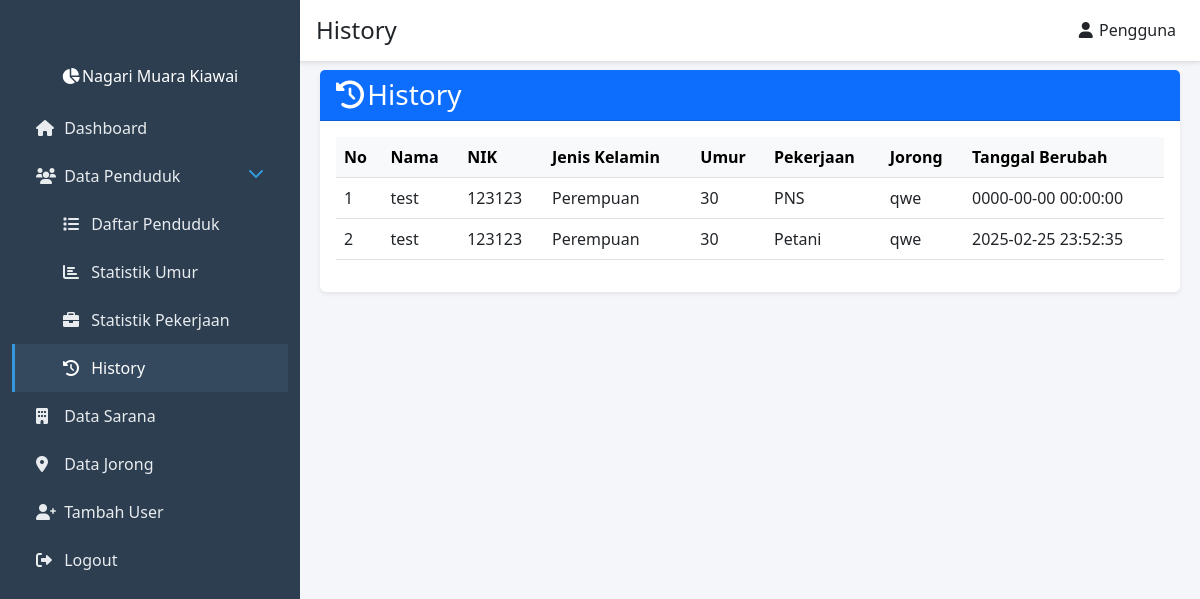
Page /views/penduduk/history.php (signed in) on the committed database.
### tables this page shows
CREATE TABLE `history` (
  `id` int(11) NOT NULL,
  `nama` varchar(100) NOT NULL,
  `nik` varchar(16) NOT NULL,
  `jenis_kelamin` varchar(100) NOT NULL,
  `tempat_lahir` text NOT NULL,
  `tanggal_lahir` date NOT NULL,
  `pekerjaan` varchar(50) NOT NULL,
  `jorong` varchar(50) NOT NULL,
  `created_at` timestamp NOT NULL DEFAULT current_timestamp() ON UPDATE current_timestamp()
);

### models/Penduduk.php (called while the page is built, shortened)
<?php
require_once __DIR__ . '/../config/database.php';
class Penduduk
{
    private $conn;
    public function __construct()
    {
        $database = new Database();
        $this->conn = $database->getConnection();
    }
    public function readHistory()
    {
        $query = "SELECT * FROM history ORDER BY id ASC";
        $stmt = $this->conn->prepare($query);
        $stmt->execute();
        return $stmt->fetchAll(PDO::FETCH_ASSOC);
    }
}

### config/database.php (called while the page is built, shortened)
<?php
class Database {
    private $host = 'localhost';
    private $db_name = 'nagari_muara_kiawai';
    private $username = 'root';
    private $password = '';
    public function getConnection() {
        $this->conn = null;
        try {
            $this->conn = new PDO("mysql:host=" . $this->host . ";dbname=" . $this->db_name,
                                   $this->username,
                                   $this->password);
            $this->conn->setAttribute(PDO::ATTR_ERRMODE, PDO::ERRMODE_EXCEPTION);
        } catch(PDOException $exception) {
            echo "Connection error: " . $exception->getMessage();
        }
        return $this->conn;
    }
}

### views/penduduk/history.php (the view, shortened to what this page needs)
<?php
    require_once __DIR__ . '/../../models/Penduduk.php';
    $pendudukModel = new Penduduk();
    $historyList = $pendudukModel->readHistory();
    $n = 1;
    ?>
    <div class="container-fluid">
        <div class="row">
            <div class="col-12">
                <div class="card shadow-sm border-0">
                    <div class="card-header bg-primary text-white d-flex justify-content-between align-items-center">
                        <h3 class="mb-0">
                            <i class="fas fa-history me-2"></i> History
                        </h3>
                    </div>
                    <div class="card-body">
                        <div class="table-responsive">
                        <table class="table table-hover" id="dataPenduduk">
                            <thead class="table-light">
                                <tr>
                                    <th>No</th>
                                    <th>Nama</th>
                                    <th>NIK</th>
                                    <th>Jenis Kelamin</th>
                                    <th>Umur</th>
                                    <th>Pekerjaan</th>
                                    <th>Jorong</th>
                                    <th>Tanggal Berubah</th>
                                </tr>
                            </thead>
                            <tbody>
                                <?php foreach ($historyList as $history): ?>
                                    <tr>
                                        <td><?= $n++ ?></td>
                                        <td><?= $history['nama'] ?></td>
                                        <td><?= $history['nik'] ?></td>
                                        <td><?= $history['jenis_kelamin'] ?></td>
                                        <?php
                                            $today = new DateTime();
                                            $birthdate = new DateTime($history['tanggal_lahir']);
                                            $interval = $today->diff($birthdate);
                                            $umur = $interval->format('%y');
                                        ?>
                                        <td><?= $umur ?></td>
                                        <td><?= $history['pekerjaan'] ?></td>
                                        <td><?= $history['jorong'] ?></td>
                                        <td><?= $history['created_at'] ?></td>
                                    </tr>
                                <?php endforeach; ?>
                            </tbody>
                        </table>
                    </div>
                    </div>
                </div>
            </div>
        </div>
    </div>
    <?php
    include __DIR__ . '/../layout.php';

### views/layout.php (style rules this page uses)
body { background-color: #f4f6f9; }
i { width: 1rem; }

### rows in the picture
history: nama "test", nik "123123", jenis_kelamin "Perempuan", pekerjaan "PNS", jorong "qwe", created_at "0000-00-00 00:00:00"
history: nama "test", nik "123123", jenis_kelamin "Perempuan", pekerjaan "Petani", jorong "qwe", created_at "2025-02-25 23:52:35"

### other values in the picture
$pageTitle "History"
$_SESSION['username'] "Pengguna"
